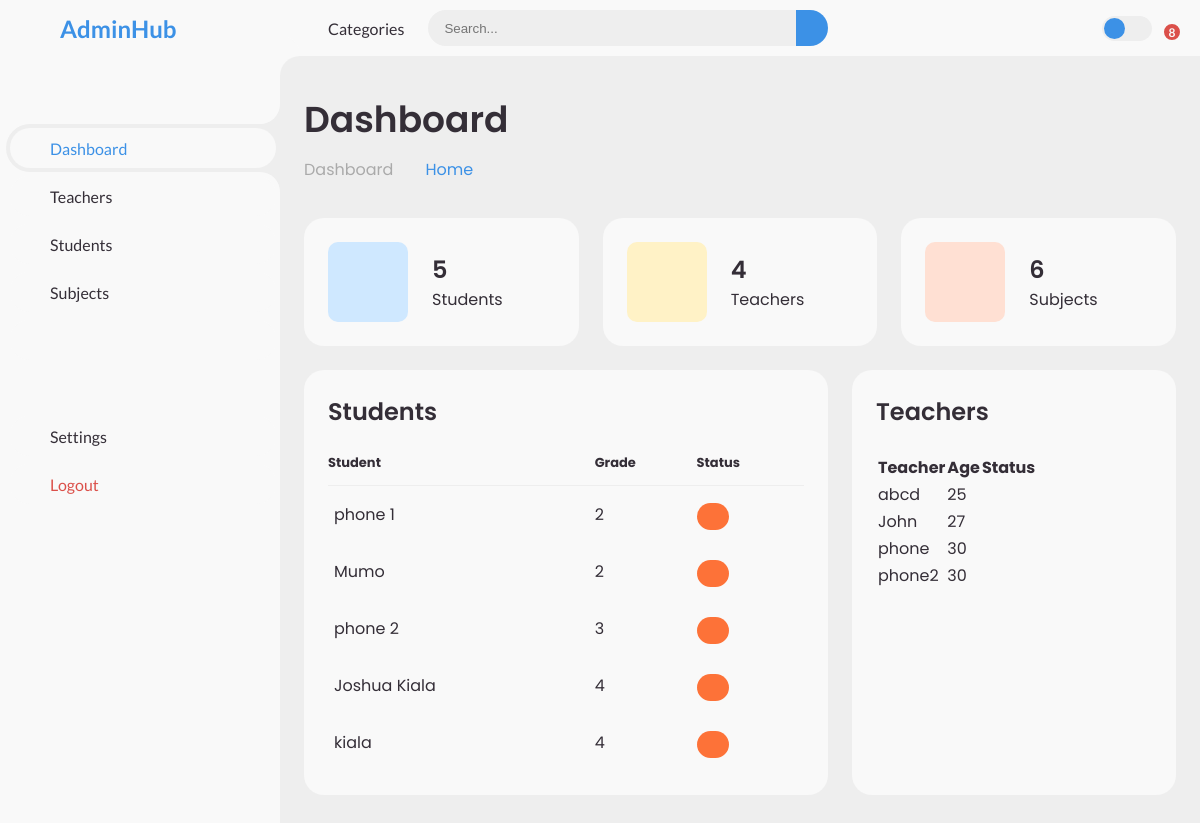
/dashboard/, run on the app's committed database.
### playground/models.py (models this page shows, shortened)
class Student(models.Model):
    name = models.CharField(max_length=30)
    admno = models.CharField(max_length=30, blank=True, unique=True)
    grade = models.CharField(max_length=30)
    GENDER_CHOICES = (
    ('M', 'Male'),
    ('F', 'Female'),
    )
    gender = models.CharField(choices=GENDER_CHOICES, max_length=1)
    age = models.PositiveSmallIntegerField()
    subjects = models.ManyToManyField(Subject, blank=True)
    teachers = models.ManyToManyField('Teacher', blank=True)
    class Meta:
        ordering = ['grade']
        verbose_name_plural = 'Students'

class Teacher(models.Model):
    name = models.CharField(max_length=100)
    GENDER_CHOICES = (
    ('M', 'Male'),
    ('F', 'Female'),
    )
    gender = models.CharField(choices=GENDER_CHOICES, max_length=1)
    age = models.PositiveSmallIntegerField()
    grade_assigned = models.CharField(max_length=30, default='-')
    subjects = models.ManyToManyField(Subject, blank=True)
    students = models.ManyToManyField('Student', blank=True)

### users/views.py (the view)
# urls.py: path('dashboard/', user_views.dashboard, name='dashboard'),
def dashboard(request):
    students = Student.objects.all()
    teachers = Teacher.objects.all()
    subjects = Subject.objects.all()
    context = {
        'students': students,
        'teachers': teachers,
        'subjects': subjects,
    }
    print("Students:", students.count())
    print("Teachers:", teachers.count())
    print("Subjects:", subjects.count())
    return render(request, 'index.html', context)

### playground/templates/index.html (shortened to what this page needs)
<!DOCTYPE html>
<html lang="en">
  <head>
    {% load static %}
    <link rel="stylesheet" href="{% static 'style.css' %}" />
  </head>
  <body>
    <section id="sidebar">
      <a href="#" class="brand">
        <span class="text">AdminHub</span>
      </a>
      <ul class="side-menu top">
        <li class="active">
          <a href="{% url 'dashboard' %}">
            <span class="text">Dashboard</span>
          </a>
        </li>
        <li>
          <a href="{% url 'teachers' %}">
            <span class="text">Teachers</span>
          </a>
        </li>
        <li>
          <a href="{% url 'students' %}">
            <span class="text">Students</span>
          </a>
        </li>
        <li>
          <a href="{% url 'subjects' %}">
            <span class="text">Subjects</span>
          </a>
        </li>
        <li>
          <a href="#">
          </a>
        </li>
      </ul>
      <ul class="side-menu">
        <li>
          <a href="#">
            <span class="text">Settings</span>
          </a>
        </li>
        <li>
          <a href="{% url 'signout' %}" class="logout">
            <span class="text">Logout</span>
          </a>
        </li>
      </ul>
    </section>
    <section id="content">
      <nav>
        <a href="#" class="nav-link">Categories</a>
        <form action="#">
          <div class="form-input">
            <input type="search" placeholder="Search..." />
            <button type="submit" class="search-btn">
            </button>
          </div>
        </form>
        <label for="switch-mode" class="switch-mode"></label>
        <a href="#" class="notification">
          <span class="num">8</span>
        </a>
      </nav>
      <main>
        <div class="head-title">
          <div class="left">
            <h1>Dashboard</h1>
            <ul class="breadcrumb">
              <li>
                <a href="#">Dashboard</a>
              </li>
              <li>
                <a class="active" href="#">Home</a>
              </li>
            </ul>
          </div>
        </div>
        <ul class="box-info">
          <li>
            <i class="bx bxs-calendar-check"></i>
            <span class="text">
              <h3>{{ students.count }}</h3>
              <p>Students</p>
            </span>
          </li>
          <li>
            <i class="bx bxs-group"></i>
            <span class="text">
              <h3>{{ teachers.count }}</h3>
              <p>Teachers</p>
            </span>
          </li>
          <li>
            <i class="bx bxs-user"></i>
            <span class="text">
              <h3>{{ subjects.count }}</h3>
              <p>Subjects</p>
            </span>
          </li>
        </ul>
        <div class="table-data">
          <div class="order">
            <div class="head">
              <h3>Students</h3>
            </div>
            <table>
              <thead>
                <tr>
                  <th>Student</th>
                  <th>Grade</th>
                  <th>Status</th>
                </tr>
              </thead>
              <tbody>
                {% for student in students %}
                <tr>
                  <td>
                    <p>{{ student.name }}</p>
                  </td>
                  <td>{{ student.grade }}</td>
                  <td>
                    <span
                      class="status {% if student.status == 'Active' %}completed{% else %}pending{% endif %}"
                      >{{ student.status }}</span
                    >
                  </td>
                </tr>
                {% endfor %}
              </tbody>
            </table>
          </div>
          <div class="todo">
            <div class="head">
              <h3>Teachers</h3>
            </div>
            <table>
              <thead>
                <tr>
                  <th>Teacher</th>
                  <th>Age</th>
                  <th>Status</th>
                </tr>
              </thead>
              <tbody>
                {% for teacher in teachers %}
                <tr>
                  <td>
                    <p>{{ teacher.name }}</p>
                  </td>
                  <td>{{ teacher.age }}</td>
                  <td>
                  </td>
                </tr>
                {% endfor %}
              </tbody>
            </table>
          </div>
        </div>
      </main>
    </section>
  </body>
</html>

### data on the page
Student: name "phone 1", grade "2"
Student: name "Mumo", grade "2"
Student: name "phone 2", grade "3"
Student: name "Joshua Kiala", grade "4"
Student: name "kiala", grade "4"
Teacher: name "abcd", age "25"
Teacher: name "John", age "27"
Teacher: name "phone", age "30"
Teacher: name "phone2", age "30"

### other printed values
{{ students.count }} "5"
{{ teachers.count }} "4"
{{ subjects.count }} "6"
